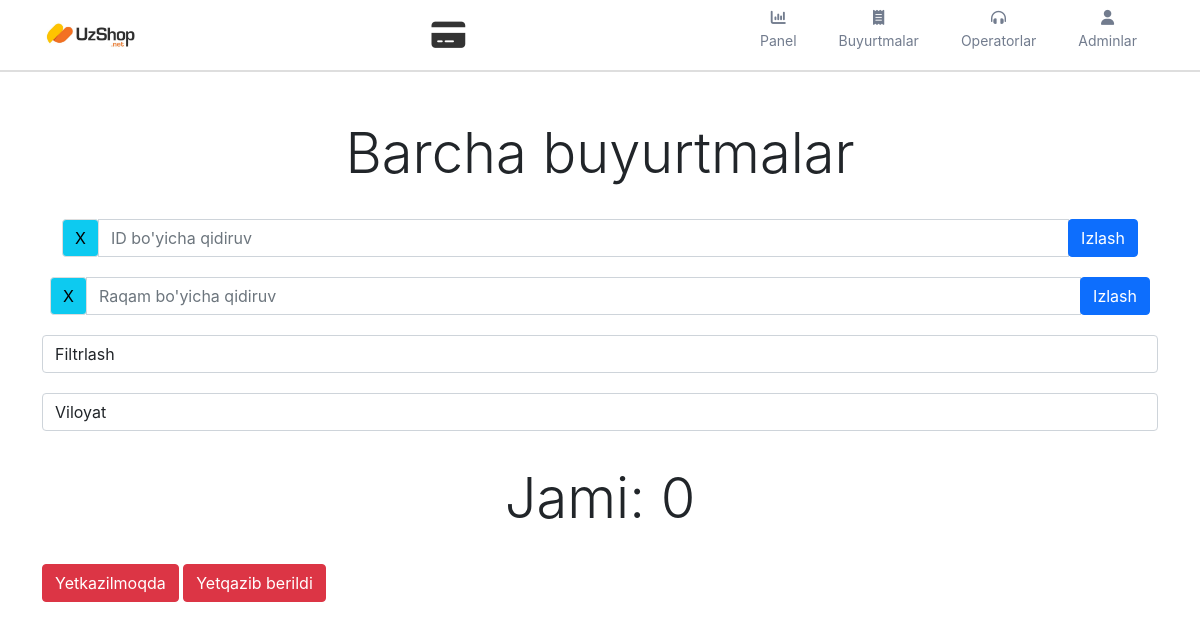
Page /users/control/reqs?filter=3 on the earlier database version.
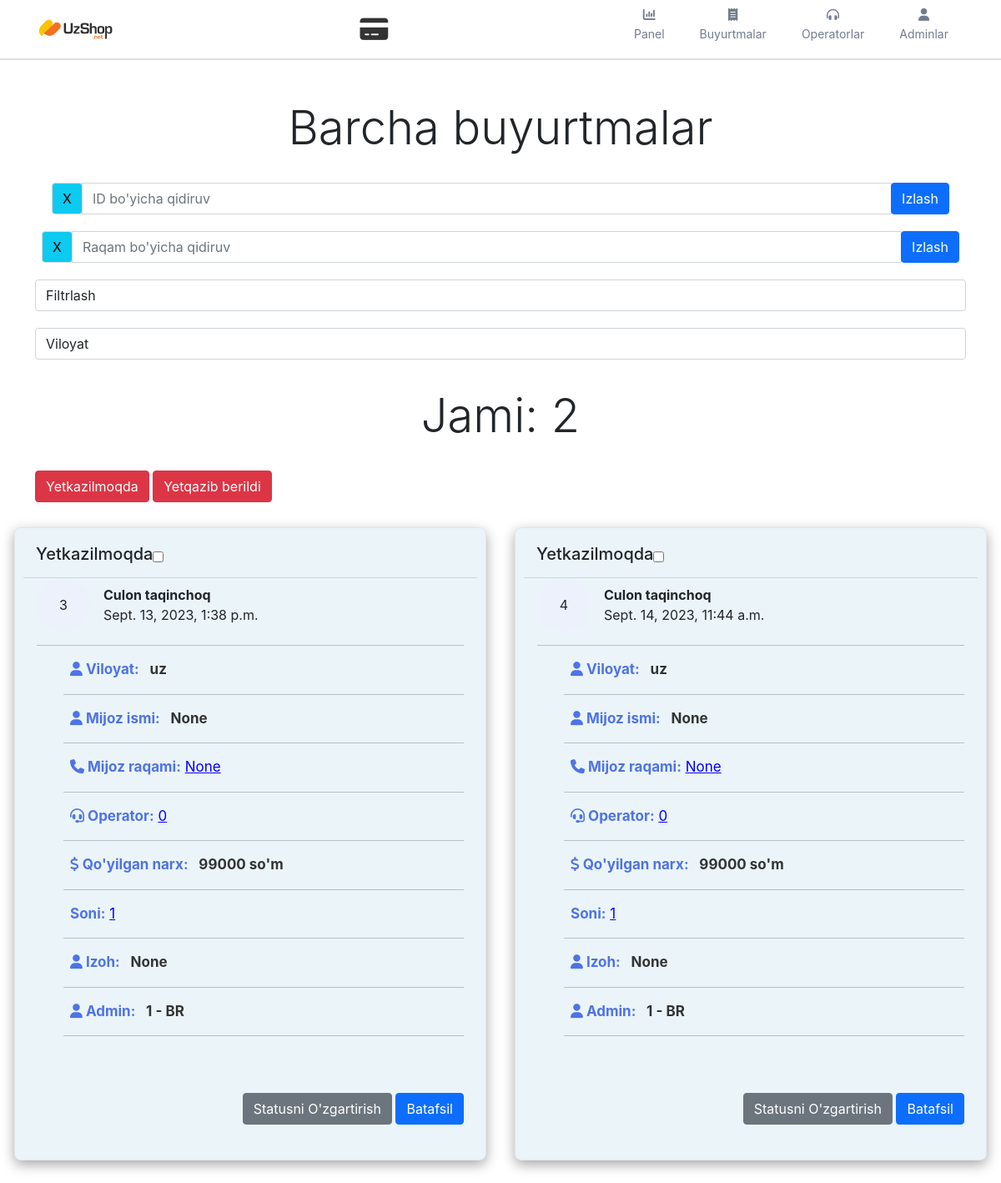
Same page on the later database version.
### claims/models.py (models this page shows, shortened)
class Orders(models.Model):
    CHOICES_STATUS = (
        ('1', 'Yangi'),
        ('2', 'Qabul qilind'),
        ('3', 'Yetkazilmoqda'),
        ('4', 'Yetqazib berildi'),
        ('5', 'Qaytib kelgan'),
        ('6', "Keyin Oladi"),
        ('7', 'Qayta Qongiroq'),
        ('8', 'Arxiv'),
        ('9', 'Dubl'),
        ('10', 'Ban')
    )
    order_id = models.AutoField(primary_key=True)
    user = models.ForeignKey(Clients, on_delete=models.DO_NOTHING, related_name='clients', null=True, blank=True)
    user_name = models.CharField(max_length=128, null=True, blank=True)
    user_phone_number = models.CharField(max_length=128, null=True, blank=True)
    product = models.ForeignKey(Goods, on_delete=models.DO_NOTHING, related_name='products')
    admin = models.ForeignKey(Admins, on_delete=models.DO_NOTHING, related_name='admins', null=True, blank=True)
    operator = models.IntegerField(default=0)
    count_of_products = models.IntegerField(default=1)
    total_amount = models.IntegerField(default=0)
    region = models.CharField(max_length=32, default='uz')
    description = models.CharField(max_length=256, null=True, blank=True)
    comment = models.CharField(max_length=128, null=True, blank=True)
    status = models.CharField(max_length=100, choices=CHOICES_STATUS, default=1)
    cr_on = models.DateTimeField(auto_now_add=True)
    up_on = models.DateTimeField(null=True, blank=True)
    class Meta:
        verbose_name_plural = 'Orders'
        verbose_name = 'Order'

### goods/models.py (models this page shows, shortened)
class Goods(models.Model):
    id = models.AutoField(primary_key=True)
    title = models.CharField(max_length=128)
    category = models.ForeignKey(GoodsCategory, on_delete=models.DO_NOTHING)
    description = models.TextField()
    amount = models.IntegerField(default=0)
    price_for_admin = models.IntegerField(default=0)
    currency = models.CharField(max_length=12, default='UZS')
    photo = models.ImageField(upload_to='goods', null=True, blank=True)
    cr_by = models.ForeignKey(User, on_delete=models.DO_NOTHING, null=True, blank=True, related_name='product_cr_by')
    up_by = models.ForeignKey(User, on_delete=models.DO_NOTHING, null=True, blank=True, related_name='product_up_by')
    cr_on = models.DateTimeField(auto_now_add=True)
    up_on = models.DateTimeField(null=True, blank=True, auto_now=True)
    class Meta:
        verbose_name_plural = 'Goods'
        verbose_name = 'Good'

### users/models.py (models this page shows)
class Admins(models.Model):
    id = models.AutoField(primary_key=True)
    user = models.ForeignKey(User, on_delete=models.DO_NOTHING, related_name='admins')
    phone_number = models.CharField(max_length=32)
    job_title = models.CharField(max_length=128)
    photo = models.ImageField(upload_to='users', null=True, blank=True)
    cr_by = models.ForeignKey(User, on_delete=models.DO_NOTHING, null=True, blank=True, related_name='admin_cr_by')
    up_by = models.ForeignKey(User, on_delete=models.DO_NOTHING, null=True, blank=True, related_name='admin_up_by')
    cr_on = models.DateTimeField(auto_now_add=True)
    up_on = models.DateTimeField(null=True, blank=True, auto_now=True)
    class Meta:
        verbose_name_plural = 'Admins'
        verbose_name = 'Admin'
    def __str__(self):
        return '{} - {}'.format(self.id, self.user)

### users/views.py (the view, shortened to what this page needs)
# urls.py: path('control/reqs', views.orders_page, name='control'),
@permission_classes([IsAuthenticated])
def orders_page(request):
    response = {}
    try:
        if request.method == 'GET':
            orders_filter = request.GET.get('filter', '')
            region_filter = request.GET.get('region', '')
            search_by_id = request.GET.get('searchById', '')
            search_by_phone = request.GET.get('searchByPhone', '')
            if search_by_phone != '':
                response['orders'] = Orders.objects.filter(user__phone_number=search_by_phone)
            elif search_by_id != '':
                response['orders'] = Orders.objects.filter(order_id=search_by_id)
            elif orders_filter != '':
                response['orders'] = Orders.objects.filter(status=orders_filter)
            elif region_filter != '':
                response['orders'] = Orders.objects.filter(region=region_filter)
            else:
                response['orders'] = Orders.objects.all()
            if len(response['orders']) > 0:
                response['count_of_orders'] = len(response['orders'])
            else:
                response['count_of_orders'] = 0
        if request.user.is_superuser:
            response['super_user'] = True
            response['admin_list'] = Admins.objects.all()
        else:
            response['super_user'] = False
    except Exception as e:
        print(str(e))
        response['success'] = False
        response['error_message'] = str(e)
    return render(request, 'admin/orders.html', response)

### templates/admin/orders.html (shortened to what the changed rows need)
{% extends 'admin/header.html' %} {% load static %} {% block page_styles %}
<link rel="stylesheet" href="{% static 'styles/admin_panel/orders_style.css' %}"> {% endblock %} {% block page_content %}
<section class="main">
    <div class="container-fluid">
        <br>
        <h4 class="text-center display-4" style="text-align:center;margin-top:10px">Jami: {{count_of_orders}}</h4><br>
        <div class="container">
            <button data-toggle="modal" data-target="3" class="btn btn-danger change_statsu">Yetkazilmoqda</button>
            <button data-toggle="modal" data-target="4" class="btn btn-danger change_statsu">Yetqazib berildi</button>
        </div>
        <div class="row" style="margin-bottom: 50px;">
            {% for order in orders %}
            <div class="col-lg-6 orderi">
                <div class="card card-margin" style="background-color:#ebf4f8;box-shadow: rgba(0, 0, 0, 0.35) 0px 5px 15px;">
                    <div class="card-header no-border">
                        {% if order.status == "1" %}
                        <h5 class="card-title">Yangi</h5>
                        {% elif order.status == "2" %}
                        <h5 class="card-title">Qabul qilind</h5>
                        {% elif order.status == "3" %}
                        <h5 class="card-title">Yetkazilmoqda</h5>
                        {% elif order.status == "4" %}
                        <h5 class="card-title">Yetqazib berildi</h5>
                        {% elif order.status == "5" %}
                        <h5 class="card-title">Qaytib kelgan</h5>
                        {% elif order.status == "6" %}
                        <h5 class="card-title">Keyin Oladi</h5>
                        {% elif order.status == "7" %}
                        <h5 class="card-title">Qayta Qongiroq</h5>
                        {% elif order.status == "8" %}
                        <h5 class="card-title">Arxiv</h5>
                        {% elif order.status == "9" %}
                        <h5 class="card-title">Dubl</h5>
                        {% elif order.status == "10" %}
                        <h5 class="card-title">Ban</h5>
                        {% endif %}
                        <input style="font-size:50px" type="checkbox">
                    </div>
                    <div class="card-body pt-0">
                        <div class="widget-49">
                            <div class="widget-49-title-wrapper">
                                <div class="widget-49-date-primary">
                                    <span class="widget-49-date-day">{{order.order_id}}</span>
                                </div>
                                <div class="widget-49-meeting-info">
                                    <span class="widget-49-pro-title" style="font-weight:bold">{{order.product.title}}</span>
                                    <span class="widget-49-meeting-time">{{ order.cr_on }}</span>
                                </div>
                            </div>
                            <hr>
                            <ul class="widget-49-meeting-points">
                                <li class="widget-49-meeting-item"><span><i style="color:#4e73e5" class="fa-solid fa-user"></i><b style="color:#4e73e5">  Viloyat:</b> <span style="color:#333;font-weight:bold">{{order.region}}</span></span>
                                </li>
                                <hr>
                                <li class="widget-49-meeting-item"><span><i style="color:#4e73e5" class="fa-solid fa-user"></i><b style="color:#4e73e5">  Mijoz ismi:</b> <span style="color:#333;font-weight:bold">{{order.user_name}}</span></span>
                                </li>
                                <hr>
                                <li class="widget-49-meeting-item"><span><i style="color:#4e73e5" class="fa-solid fa-phone"></i><b style="color:#4e73e5"> Mijoz raqami:</b> <a style="color:blue;text-decoration:underline" href="tel:{{order.user_phone_number}}">{{order.user_phone_number}}</a></span></li>
                                <hr>
                                <li class="widget-49-meeting-item"><span><i style="color:#4e73e5" class="fa-solid fa-headset"></i><b style="color:#4e73e5"> Operator:</b> <a style="color:blue;text-decoration:underline">{{order.operator}}</a></span></li>
                                <hr>
                                <li class="widget-49-meeting-item"><span><i style="color:#4e73e5" class="fa-solid fa-dollar-sign"></i><b style="color:#4e73e5">  Qo'yilgan narx:</b> <span style="color:#333;font-weight:bold">{{order.product.amount}} so'm</span></span>
                                </li>
                                <hr>
                                <li class="widget-49-meeting-item"><span><b style="color:#4e73e5"> Soni:</b> <a style="color:blue;text-decoration:underline">{{order.count_of_products}}</a></span></li>
                                <hr>
                                <li class="widget-49-meeting-item"><span><i style="color:#4e73e5" class="fa-solid fa-user"></i><b style="color:#4e73e5">  Izoh:</b> <span style="color:#333;font-weight:bold">{{order.comment}}</span></span>
                                </li>
                                <hr>
                                <li class="widget-49-meeting-item"><span><i style="color:#4e73e5" class="fa-solid fa-user"></i><b style="color:#4e73e5">  Admin:</b> <span style="color:#333;font-weight:bold">{{order.admin}}</span>
                                    </span>
                                </li>
                                <hr>
                                <li class="widget-49-meeting-item"></li>
                            </ul>
                            <div class="widget-49-meeting-action">
                                <p href="#" style="margin-top:10px" data-toggle="modal" id="changeStatus" data-id="{{order.order_id}}" data-op="0" data-target="#status" class="btn btn-secondary changeStatus">Statusni O'zgartirish</p>
                                <p style="margin-top:10px" href="#" id="openReq" data-id="{{order.order_id}}" data-toggle="modal" data-target="#oqim" class="btn btn-primary openReq">Batafsil</p>
                            </div>
                        </div>
                    </div>
                </div>
            </div>
            {% endfor %}
</section>
{% endblock %}

Differences in the rows shown:
now on this page (row edited): Orders: status "Yetkazilmoqda", order_id "3", product "Culon taqinchoq", cr_on "Sept. 13, 2023, 1:38 p.m.", region "uz", user_name "None", user_phone_number "None", operator "0", product.amount "99000", count_of_products "1", comment "None", admin "1 - BR"
now on this page (row edited): Orders: status "Yetkazilmoqda", order_id "4", product "Culon taqinchoq", cr_on "Sept. 14, 2023, 11:44 a.m.", region "uz", user_name "None", user_phone_number "None", operator "0", product.amount "99000", count_of_products "1", comment "None", admin "1 - BR"
Other differences:
{{ count_of_orders }}: "0" → "2"
